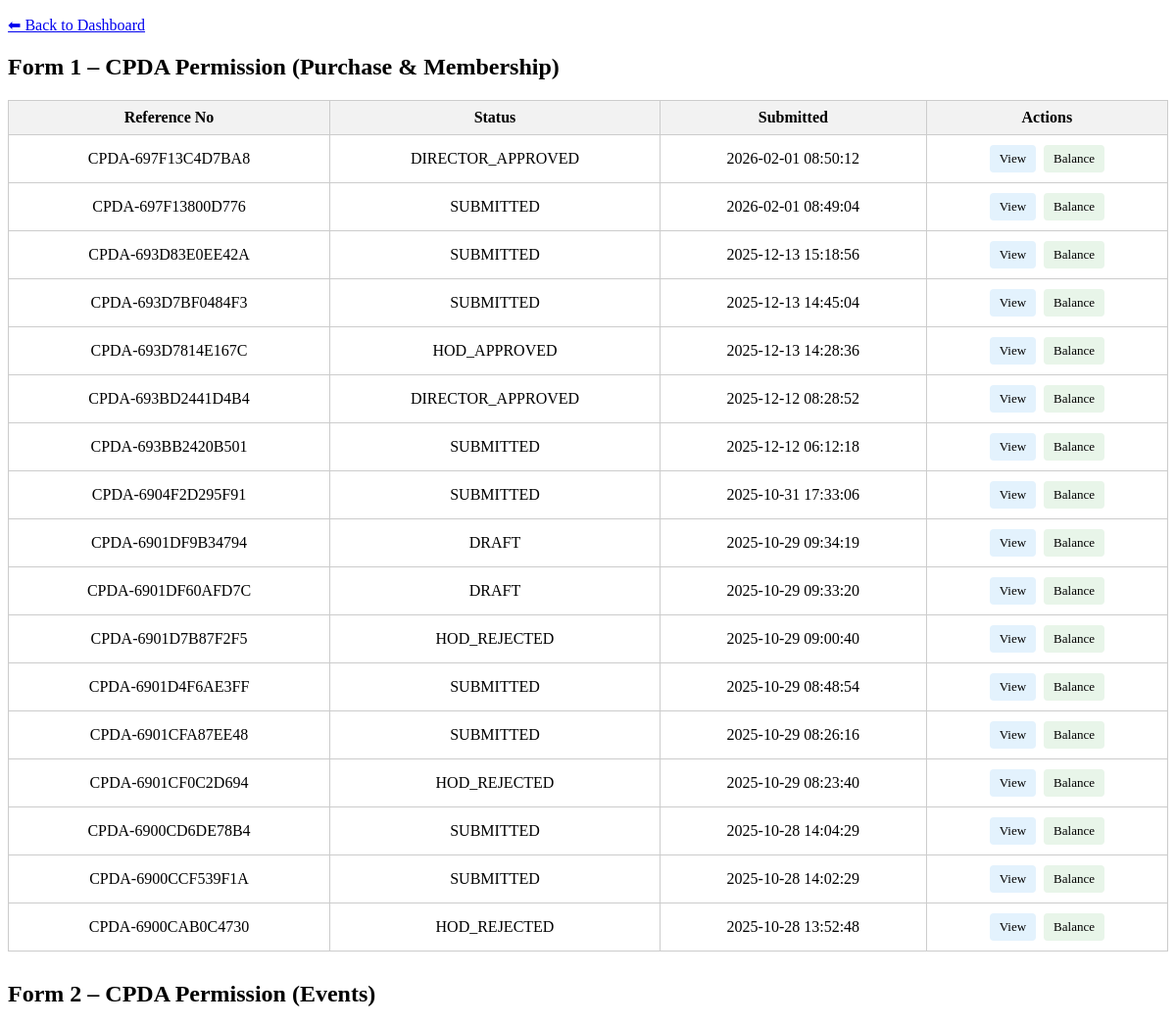
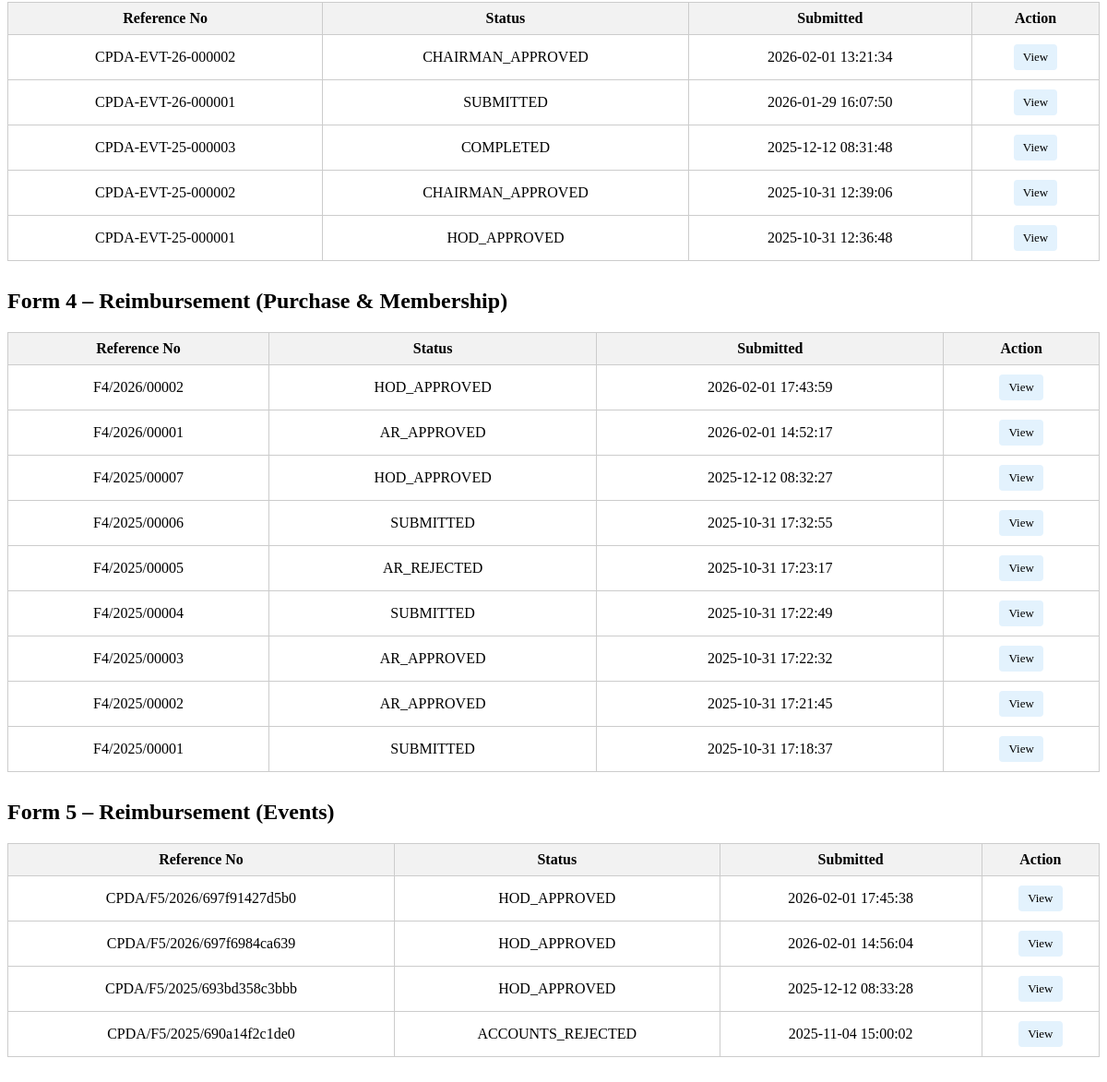
Before: /views/faculty_application_history.php (signed in) with the older database file (2 pictures, top to bottom).
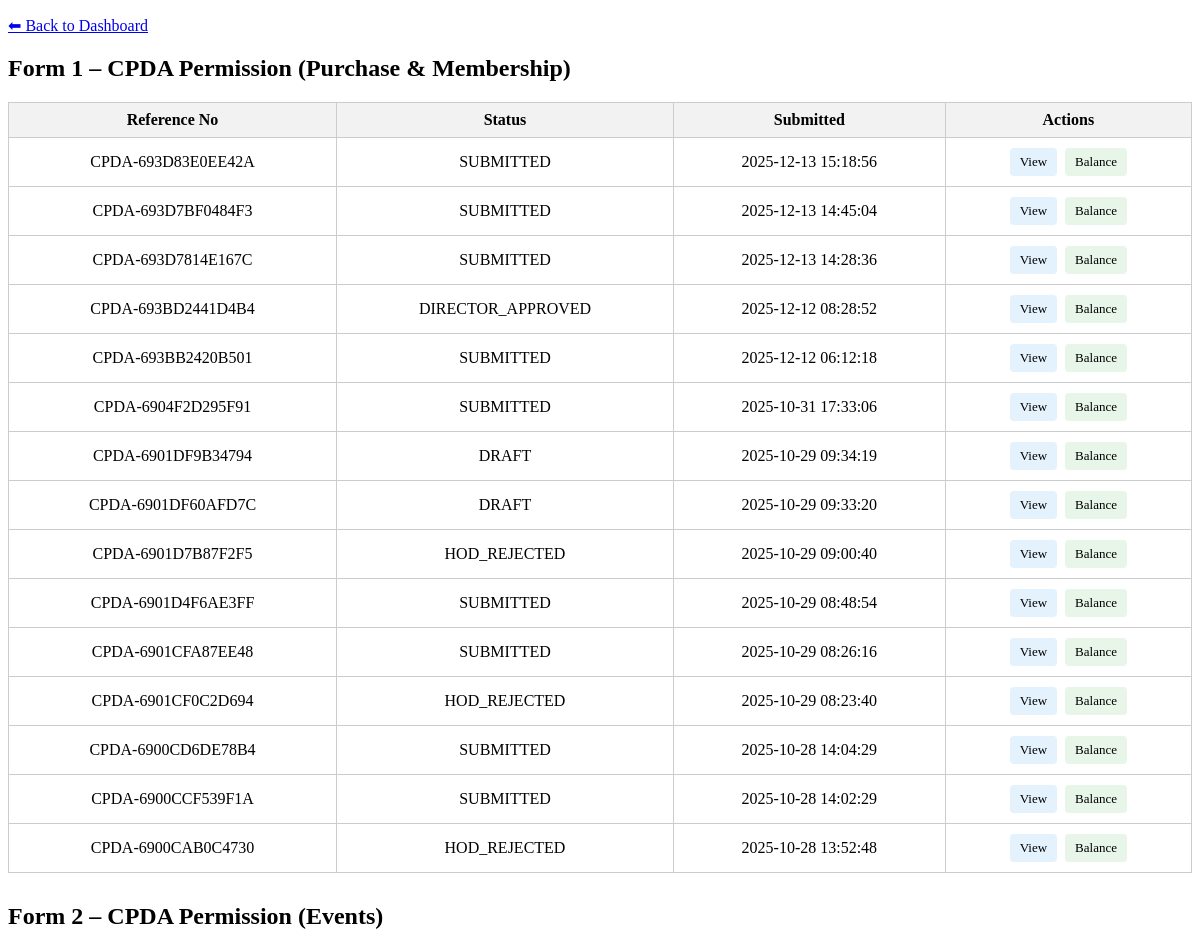
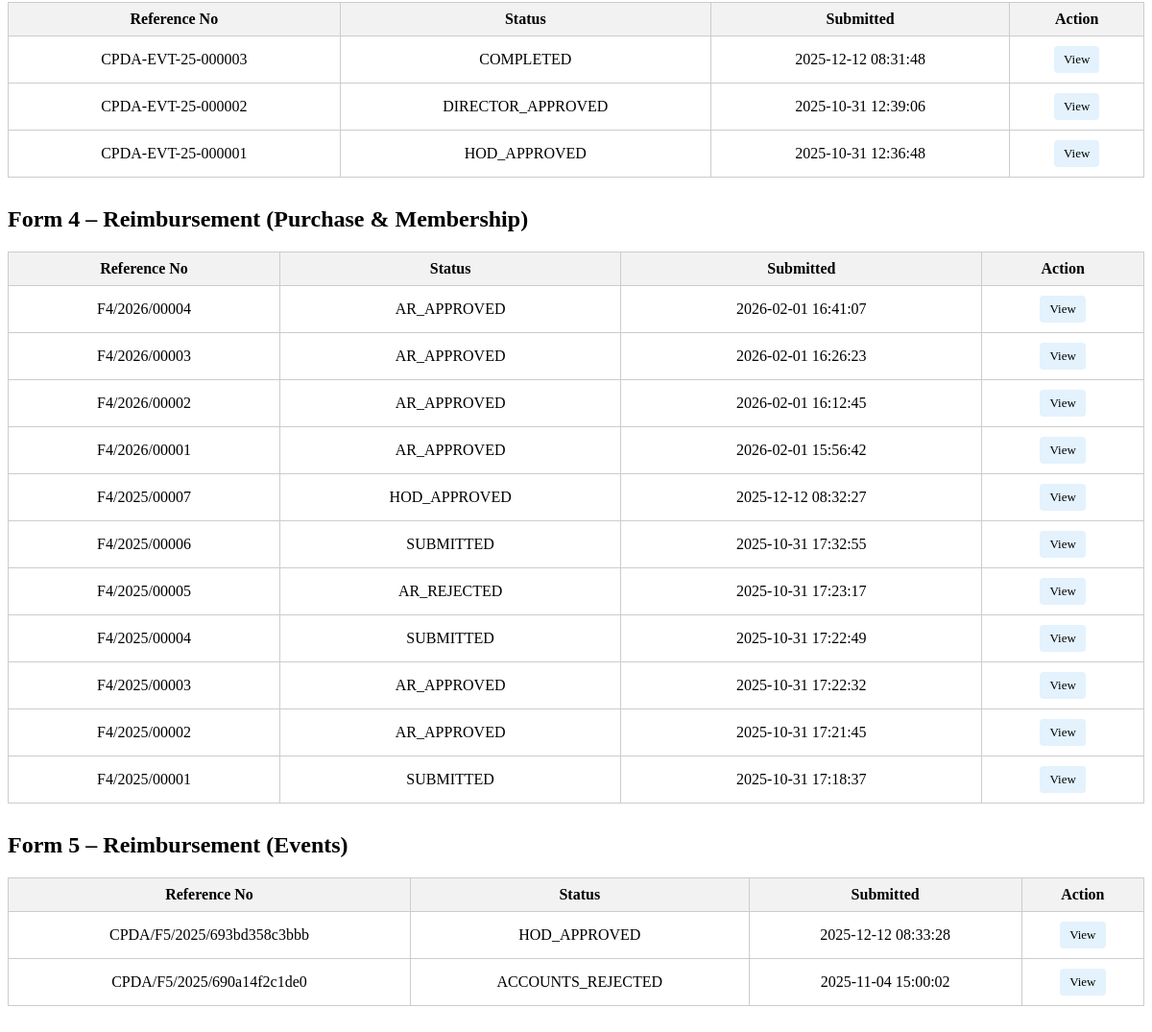
After: the same page with the newer database file (2 pictures, top to bottom).
### tables this page shows
CREATE TABLE `cpda_applications` (
  `application_id` int(11) NOT NULL,
  `ref_number` varchar(100) DEFAULT NULL,
  `dated` date DEFAULT NULL,
  `employee_code` varchar(50) NOT NULL,
  `faculty_name` varchar(200) NOT NULL,
  `email` varchar(100) DEFAULT NULL,
  `mobile_number` varchar(15) DEFAULT NULL,
  `designation` varchar(100) DEFAULT NULL,
  `department` varchar(100) DEFAULT NULL,
  `pay_level` varchar(50) DEFAULT NULL,
  `date_of_joining` date DEFAULT NULL,
  `purpose_of_purchase` text DEFAULT NULL,
  `technical_specification` text DEFAULT NULL,
  `source_of_information` text DEFAULT NULL,
  `remarks` text DEFAULT NULL,
  `applicant_signature_date` datetime DEFAULT NULL,
  `status` enum('DRAFT','SUBMITTED','HOD_APPROVED','HOD_REJECTED','ACCOUNTS_APPROVED','ACCOUNTS_REJECTED','DFW_APPROVED','DFW_REJECTED','DIRECTOR_APPROVED','DIRECTOR_REJECTED','COMPLETED') DEFAULT 'DRAFT',
  `pda_block_start_year` int(11) DEFAULT NULL,
  `pda_block_end_year` int(11) DEFAULT NULL,
  `created_at` timestamp NOT NULL DEFAULT current_timestamp(),
  `updated_at` timestamp NOT NULL DEFAULT current_timestamp() ON UPDATE current_timestamp(),
  `current_stage` enum('HOD_REVIEW','DA_REVIEW','ASS_REVIEW','DFW_REVIEW','DIRECTOR_REVIEW','COMPLETED') DEFAULT NULL
);

CREATE TABLE `cpda_event_applications` (
  `application_id` int(11) NOT NULL,
  `ref_number` varchar(50) NOT NULL,
  `employee_code` int(11) NOT NULL,
  `faculty_name` varchar(255) NOT NULL,
  `designation_hag` tinyint(1) DEFAULT 0,
  `designation_professor` tinyint(1) DEFAULT 0,
  `designation_associate_professor` tinyint(1) DEFAULT 0,
  `designation_assistant_professor` tinyint(1) DEFAULT 0,
  `pay_level` varchar(20) NOT NULL,
  `department` varchar(255) NOT NULL,
  `date_of_joining` date NOT NULL,
  `nature_of_event` varchar(255) NOT NULL,
  `title_of_event` text NOT NULL,
  `period_of_event` varchar(255) NOT NULL,
  `working_days_involved` int(11) NOT NULL,
  `venue_of_event` text NOT NULL,
  `paper_title` text DEFAULT NULL,
  `paper_authors` text DEFAULT NULL,
  `no_objection_details` text DEFAULT NULL,
  `abstract_attachment` varchar(255) DEFAULT NULL,
  `expense_registration_fee` decimal(10,2) DEFAULT 0.00,
  `expense_visa_fee` decimal(10,2) DEFAULT 0.00,
  `expense_insurance_fee` decimal(10,2) DEFAULT 0.00,
  `expense_air_fare` decimal(10,2) DEFAULT 0.00,
  `expense_local_travel` decimal(10,2) DEFAULT 0.00,
  `expense_da_per_diem` decimal(10,2) DEFAULT 0.00,
  `expense_boarding_lodging` decimal(10,2) DEFAULT 0.00,
  `expense_other_details` text DEFAULT NULL,
  `expense_other_amount` decimal(10,2) DEFAULT 0.00,
  `expense_total` decimal(10,2) DEFAULT 0.00,
  `event_during_holidays` enum('YES','NO') NOT NULL,
  `institute_arrangement_attachment` varchar(255) DEFAULT NULL,
  `attended_abroad_current_block` enum('YES','NO') NOT NULL,
  `previous_event_name` text DEFAULT NULL,
  `previous_event_dates` varchar(255) DEFAULT NULL,
  `previous_event_venues` text DEFAULT NULL,
  `application_status` enum('DRAFT','SUBMITTED','HOD_APPROVED','HOD_REJECTED','ACCOUNTS_APPROVED','ACCOUNTS_REJECTED','DFW_APPROVED','DFW_REJECTED','DIRECTOR_APPROVED','DIRECTOR_REJECTED','COMPLETED') DEFAULT 'DRAFT',
  `submission_date` datetime DEFAULT NULL,
  `last_updated` datetime DEFAULT current_timestamp() ON UPDATE current_timestamp(),
  `sanctioned_amount` decimal(10,2) DEFAULT NULL,
  `disbursement_status` enum('PENDING','PARTIAL','COMPLETED') DEFAULT 'PENDING',
  `disbursed_amount` decimal(10,2) DEFAULT 0.00,
  `disbursement_date` datetime DEFAULT NULL,
  `created_at` timestamp NOT NULL DEFAULT current_timestamp(),
  `updated_at` timestamp NOT NULL DEFAULT current_timestamp() ON UPDATE current_timestamp(),
  `current_stage` enum('HOD_REVIEW','DA_REVIEW','ASS_REVIEW','DFW_REVIEW','DIRECTOR_REVIEW','COMPLETED') DEFAULT NULL
);

CREATE TABLE `f4_reimbursement_applications` (
  `application_id` int(11) NOT NULL,
  `ref_number` varchar(50) NOT NULL,
  `employee_code` int(11) NOT NULL,
  `faculty_name` varchar(255) NOT NULL,
  `designation_hag` tinyint(1) DEFAULT 0,
  `designation_professor` tinyint(1) DEFAULT 0,
  `designation_associate_professor` tinyint(1) DEFAULT 0,
  `designation_assistant_professor` tinyint(1) DEFAULT 0,
  `pay_level` varchar(20) NOT NULL,
  `department` varchar(255) NOT NULL,
  `total_amount` decimal(10,2) DEFAULT 0.00,
  `expense_books` decimal(10,2) DEFAULT 0.00,
  `expense_stationary` decimal(10,2) DEFAULT 0.00,
  `expense_patent` decimal(10,2) DEFAULT 0.00,
  `expense_computer_consumables` decimal(10,2) DEFAULT 0.00,
  `expense_consumables` decimal(10,2) DEFAULT 0.00,
  `expense_synthesis_analysis` decimal(10,2) DEFAULT 0.00,
  `remarks` text DEFAULT NULL,
  `application_status` enum('DRAFT','SUBMITTED','UNDER_REVIEW','HOD_APPROVED','HOD_REJECTED','AR_APPROVED','AR_REJECTED') DEFAULT 'DRAFT',
  `submission_date` datetime DEFAULT NULL,
  `last_updated` datetime DEFAULT current_timestamp() ON UPDATE current_timestamp(),
  `hod_approval_status` enum('PENDING','APPROVED','REJECTED') DEFAULT 'PENDING',
  `hod_approval_date` datetime DEFAULT NULL,
  `hod_remarks` text DEFAULT NULL,
  `hod_approved_by` varchar(50) DEFAULT NULL,
  `ar_approval_status` enum('PENDING','APPROVED','REJECTED') DEFAULT 'PENDING',
  `ar_approval_date` datetime DEFAULT NULL,
  `ar_remarks` text DEFAULT NULL,
  `ar_approved_by` varchar(50) DEFAULT NULL,
  `sanctioned_amount` decimal(10,2) DEFAULT NULL,
  `disbursement_status` enum('PENDING','PARTIAL','COMPLETED') DEFAULT 'PENDING',
  `disbursed_amount` decimal(10,2) DEFAULT 0.00,
  `disbursement_date` datetime DEFAULT NULL,
  `created_at` timestamp NOT NULL DEFAULT current_timestamp(),
  `updated_at` timestamp NOT NULL DEFAULT current_timestamp() ON UPDATE current_timestamp(),
  `balance_applied` tinyint(1) DEFAULT 0
);

CREATE TABLE `f5_conference_reimbursements` (
  `application_id` int(11) NOT NULL,
  `ref_number` varchar(100) DEFAULT NULL,
  `employee_code` int(11) NOT NULL,
  `faculty_name` varchar(200) NOT NULL,
  `designation` varchar(100) NOT NULL,
  `pay_level` varchar(10) NOT NULL,
  `department` varchar(200) NOT NULL,
  `activity_nature` enum('International Conference','National Conference','Workshop','Short Term Course','Seminar','Symposium') NOT NULL,
  `activity_name` varchar(500) NOT NULL,
  `activity_start_date` date NOT NULL,
  `activity_end_date` date NOT NULL,
  `activity_venue` varchar(300) NOT NULL,
  `location_type` enum('India','Abroad') NOT NULL,
  `expense_registration` decimal(10,2) DEFAULT 0.00,
  `expense_visa` decimal(10,2) DEFAULT 0.00,
  `expense_insurance` decimal(10,2) DEFAULT 0.00,
  `expense_air_fare` decimal(10,2) DEFAULT 0.00,
  `expense_local_travel` decimal(10,2) DEFAULT 0.00,
  `expense_da_per_diem` decimal(10,2) DEFAULT 0.00,
  `expense_boarding_lodging` decimal(10,2) DEFAULT 0.00,
  `expense_other` decimal(10,2) DEFAULT 0.00,
  `expense_other_description` text DEFAULT NULL,
  `total_amount` decimal(10,2) NOT NULL,
  `remarks` text DEFAULT NULL,
  `status` enum('PENDING','HOD_APPROVED','HOD_REJECTED','ACCOUNTS_APPROVED','ACCOUNTS_REJECTED','COMPLETED') DEFAULT 'PENDING',
  `hod_status` enum('PENDING','APPROVED','REJECTED') DEFAULT 'PENDING',
  `hod_approved_by` varchar(50) DEFAULT NULL,
  `hod_approved_at` datetime DEFAULT NULL,
  `hod_comments` text DEFAULT NULL,
  `accounts_status` enum('PENDING','APPROVED','REJECTED') DEFAULT 'PENDING',
  `accounts_approved_by` varchar(50) DEFAULT NULL,
  `accounts_approved_at` datetime DEFAULT NULL,
  `accounts_comments` text DEFAULT NULL,
  `created_at` timestamp NOT NULL DEFAULT current_timestamp(),
  `updated_at` timestamp NOT NULL DEFAULT current_timestamp() ON UPDATE current_timestamp(),
  `balance_applied` tinyint(1) DEFAULT 0
);

### views/faculty_application_history.php (the view, shortened to what this page needs)
<?php
include_once '../config/db.php';
$employee_code = $_SESSION['employee_code'];
$stmt = $conn->prepare("
    SELECT ref_number, application_id, status, current_stage, created_at
    FROM cpda_applications
    WHERE employee_code = ?
    ORDER BY created_at DESC
");
$stmt->bind_param("s", $employee_code);
$stmt->execute();
$applications = $stmt->get_result()->fetch_all(MYSQLI_ASSOC);
$stmt2 = $conn->prepare("
    SELECT ref_number, application_id, application_status, created_at
    FROM cpda_event_applications
    WHERE employee_code = ?
    ORDER BY created_at DESC
");
$stmt2->bind_param("s", $employee_code);
$stmt2->execute();
$applications2 = $stmt2->get_result()->fetch_all(MYSQLI_ASSOC);
$stmt3 = $conn->prepare("
    SELECT ref_number, application_id, application_status, created_at
    FROM f4_reimbursement_applications
    WHERE employee_code = ?
    ORDER BY created_at DESC
");
$stmt3->bind_param("s", $employee_code);
$stmt3->execute();
$applications3 = $stmt3->get_result()->fetch_all(MYSQLI_ASSOC);
$stmt4 = $conn->prepare("
    SELECT ref_number, application_id, status, created_at
    FROM f5_conference_reimbursements
    WHERE employee_code = ?
    ORDER BY created_at DESC
");
$stmt4->bind_param("s", $employee_code);
$stmt4->execute();
$applications4 = $stmt4->get_result()->fetch_all(MYSQLI_ASSOC);
?>
<!DOCTYPE html>
<html>
<head>
</head>
<body>
<p><a href="faculty_dashboard.php">⬅ Back to Dashboard</a></p>
<h2>Form 1 – CPDA Permission (Purchase & Membership)</h2>
<table>
    <thead>
        <tr>
            <th>Reference No</th>
            <th>Status</th>
            <th>Submitted</th>
            <th>Actions</th>
        </tr>
    </thead>
    <tbody>
        <?php if (empty($applications)): ?>
            <tr><td colspan="5">No applications found.</td></tr>
        <?php else: foreach ($applications as $app): ?>
            <tr>
                <td><?= htmlspecialchars($app['ref_number']) ?></td>
                <td><?= htmlspecialchars($app['status']) ?></td>
                <td><?= htmlspecialchars($app['created_at']) ?></td>
                <td>
                    <a class="btn btn-view"
                       href="faculty_view_application_flow.php?ref_number=<?= urlencode($app['ref_number']) ?>">
                       View
                    </a>
                    <a class="btn btn-balance"
                       href="balance_view.php?form_type=F1&form_id=<?= (int)$app['application_id'] ?>">
                       Balance
                    </a>
                </td>
            </tr>
        <?php endforeach; endif; ?>
    </tbody>
</table>
<h2>Form 2 – CPDA Permission (Events)</h2>
<table>
    <thead>
        <tr>
            <th>Reference No</th>
            <th>Status</th>
            <th>Submitted</th>
            <th>Action</th>
        </tr>
    </thead>
    <tbody>
        <?php if (empty($applications2)): ?>
            <tr><td colspan="4">No applications found.</td></tr>
        <?php else: foreach ($applications2 as $app): ?>
            <tr>
                <td><?= htmlspecialchars($app['ref_number']) ?></td>
                <td><?= htmlspecialchars($app['application_status']) ?></td>
                <td><?= htmlspecialchars($app['created_at']) ?></td>
                <td>
                    <a class="btn btn-view"
                       href="faculty_view_application_flow.php?ref_number=<?= urlencode($app['ref_number']) ?>">
                       View
                    </a>
                </td>
            </tr>
        <?php endforeach; endif; ?>
    </tbody>
</table>
<h2>Form 4 – Reimbursement (Purchase & Membership)</h2>
<table>
    <thead>
        <tr>
            <th>Reference No</th>
            <th>Status</th>
            <th>Submitted</th>
            <th>Action</th>
        </tr>
    </thead>
    <tbody>
        <?php if (empty($applications3)): ?>
            <tr><td colspan="4">No applications found.</td></tr>
        <?php else: foreach ($applications3 as $app): ?>
            <tr>
                <td><?= htmlspecialchars($app['ref_number']) ?></td>
                <td><?= htmlspecialchars($app['application_status']) ?></td>
                <td><?= htmlspecialchars($app['created_at']) ?></td>
                <td>
                    <a class="btn btn-view"
                       href="faculty_view_application_flow.php?ref_number=<?= urlencode($app['ref_number']) ?>">
                       View
                    </a>
                </td>
            </tr>
        <?php endforeach; endif; ?>
    </tbody>
</table>
<h2>Form 5 – Reimbursement (Events)</h2>
<table>
    <thead>
        <tr>
            <th>Reference No</th>
            <th>Status</th>
            <th>Submitted</th>
            <th>Action</th>
        </tr>
    </thead>
    <tbody>
        <?php if (empty($applications4)): ?>
            <tr><td colspan="4">No applications found.</td></tr>
        <?php else: foreach ($applications4 as $app): ?>
            <tr>
                <td><?= htmlspecialchars($app['ref_number']) ?></td>
                <td><?= htmlspecialchars($app['status']) ?></td>
                <td><?= htmlspecialchars($app['created_at']) ?></td>
                <td>
                    <a class="btn btn-view"
                       href="faculty_view_application_flow.php?ref_number=<?= urlencode($app['ref_number']) ?>">
                       View
                    </a>
                </td>
            </tr>
        <?php endforeach; endif; ?>
    </tbody>
</table>
</body>
</html>

### views/faculty_application_history.php (style rules this page uses)
table { border-collapse: collapse; width: 100%; margin-bottom: 30px; }
th, td { border: 1px solid #ccc; padding: 8px; text-align: center; }
th { background-color: #f2f2f2; }
a.btn { padding: 6px 10px; border-radius: 4px; text-decoration: none; font-size: 13px; margin: 2px; display: inline-block; }
.btn-view { background: #e3f2fd; color: #000; }
.btn-balance { background: #e8f5e9; color: #000; }

Changed rows visible on the page:
removed cpda_applications: ref_number "CPDA-697F13C4D7BA8", status "DIRECTOR_APPROVED", created_at "2026-02-01 08:50:12"
removed cpda_applications: ref_number "CPDA-697F13800D776", status "SUBMITTED", created_at "2026-02-01 08:49:04"
removed cpda_event_applications: ref_number "CPDA-EVT-26-000002", application_status "CHAIRMAN_APPROVED", created_at "2026-02-01 13:21:34"
removed cpda_event_applications: ref_number "CPDA-EVT-26-000001", application_status "SUBMITTED", created_at "2026-01-29 16:07:50"
removed f5_conference_reimbursements: ref_number "CPDA/F5/2026/697f91427d5b0", status "HOD_APPROVED", created_at "2026-02-01 17:45:38"
removed f5_conference_reimbursements: ref_number "CPDA/F5/2026/697f6984ca639", status "HOD_APPROVED", created_at "2026-02-01 14:56:04"
changed cpda_applications "CPDA-693D7814E167C": status "HOD_APPROVED" → "SUBMITTED"
changed cpda_event_applications "CPDA-EVT-25-000002": application_status "CHAIRMAN_APPROVED" → "DIRECTOR_APPROVED"
added f4_reimbursement_applications: ref_number "F4/2026/00004", application_status "AR_APPROVED", created_at "2026-02-01 16:41:07"
added f4_reimbursement_applications: ref_number "F4/2026/00003", application_status "AR_APPROVED", created_at "2026-02-01 16:26:23"
changed f4_reimbursement_applications (number 3 of 11 on the later page): application_status "HOD_APPROVED" → "AR_APPROVED"; created_at "2026-02-01 17:43:59" → "2026-02-01 16:12:45"
changed f4_reimbursement_applications (number 4 of 11 on the later page): created_at "2026-02-01 14:52:17" → "2026-02-01 15:56:42"
